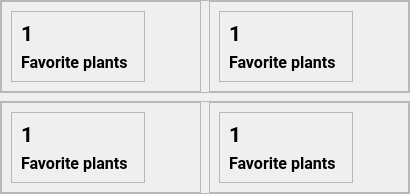
           <widget class="QWidget" name="cardsFrame" native="true">
            <layout class="QVBoxLayout" name="verticalLayout_15">
             <property name="spacing">
              <number>8</number>
             </property>
             <property name="leftMargin">
              <number>0</number>
             </property>
             <property name="topMargin">
              <number>0</number>
             </property>
             <property name="rightMargin">
              <number>0</number>
             </property>
             <property name="bottomMargin">
              <number>0</number>
             </property>
             <item>
              <widget class="QFrame" name="frame_ownPots_and_likedPlants">
               <property name="frameShape">
                <enum>QFrame::StyledPanel</enum>
               </property>
               <property name="frameShadow">
                <enum>QFrame::Raised</enum>
               </property>
               <layout class="QHBoxLayout" name="horizontalLayout_3">
                <property name="spacing">
                 <number>8</number>
                </property>
                <property name="leftMargin">
                 <number>0</number>
                </property>
                <property name="topMargin">
                 <number>0</number>
                </property>
                <property name="rightMargin">
                 <number>0</number>
                </property>
                <property name="bottomMargin">
                 <number>0</number>
                </property>
                <item>
                 <widget class="QFrame" name="card2">
                  <property name="minimumSize">
                   <size>
                    <width>200</width>
                    <height>0</height>
                   </size>
                  </property>
                  <property name="frameShape">
                   <enum>QFrame::StyledPanel</enum>
                  </property>
                  <property name="frameShadow">
                   <enum>QFrame::Raised</enum>
                  </property>
                  <layout class="QHBoxLayout" name="horizontalLayout_37">
                   <item>
                    <widget class="QFrame" name="frame_5">
                     <property name="frameShape">
                      <enum>QFrame::StyledPanel</enum>
                     </property>
                     <property name="frameShadow">
                      <enum>QFrame::Raised</enum>
                     </property>
                     <layout class="QVBoxLayout" name="verticalLayout_5">
                      <item>
                       <widget class="QLabel" name="label_13">
                        <property name="font">
                         <font>
                          <family>Roboto</family>
                          <pointsize>16</pointsize>
                          <weight>75</weight>
                          <bold>true</bold>
                         </font>
                        </property>
                        <property name="text">
                         <string>1</string>
                        </property>
                       </widget>
                      </item>
                      <item>
                       <widget class="QLabel" name="label_14">
                        <property name="font">
                         <font>
                          <family>Roboto</family>
                          <pointsize>12</pointsize>
                          <weight>75</weight>
                          <bold>true</bold>
                         </font>
                        </property>
                        <property name="text">
                         <string>Favorite plants</string>
                        </property>
                       </widget>
                      </item>
                     </layout>
                    </widget>
                   </item>
                   <item>
                    <widget class="QLabel" name="label_15">
                     <property name="maximumSize">
                      <size>
                       <width>40</width>
                       <height>40</height>
                      </size>
                     </property>
                     <property name="text">
                      <string/>
                     </property>
                     <property name="pixmap">
                      <pixmap resource="../resources.qrc">:/figma/assets/icons/figma/HomePage-top-cards-icons/Heart.svg</pixmap>
                     </property>
                     <property name="scaledContents">
                      <bool>true</bool>
                     </property>
                    </widget>
                   </item>
                  </layout>
                 </widget>
                </item>
                <item>
                 <widget class="QFrame" name="card1">
                  <property name="minimumSize">
                   <size>
                    <width>200</width>
                    <height>0</height>
                   </size>
                  </property>
                  <property name="frameShape">
                   <enum>QFrame::StyledPanel</enum>
                  </property>
                  <property name="frameShadow">
                   <enum>QFrame::Raised</enum>
                  </property>
                  <layout class="QHBoxLayout" name="horizontalLayout_36">
                   <item>
                    <widget class="QFrame" name="frame_6">
                     <property name="frameShape">
                      <enum>QFrame::StyledPanel</enum>
                     </property>
                     <property name="frameShadow">
                      <enum>QFrame::Raised</enum>
                     </property>
                     <layout class="QVBoxLayout" name="verticalLayout_17">
                      <item>
                       <widget class="QLabel" name="label_16">
                        <property name="font">
                         <font>
                          <family>Roboto</family>
                          <pointsize>16</pointsize>
                          <weight>75</weight>
                          <bold>true</bold>
                         </font>
                        </property>
                        <property name="text">
                         <string>1</string>
                        </property>
                       </widget>
                      </item>
                      <item>
                       <widget class="QLabel" name="label_17">
                        <property name="font">
                         <font>
                          <family>Roboto</family>
                          <pointsize>12</pointsize>
                          <weight>75</weight>
                          <bold>true</bold>
                         </font>
                        </property>
                        <property name="text">
                         <string>Favorite plants</string>
                        </property>
                       </widget>
                      </item>
                     </layout>
                    </widget>
                   </item>
                   <item>
                    <widget class="QLabel" name="label_18">
                     <property name="maximumSize">
                      <size>
                       <width>40</width>
                       <height>40</height>
                      </size>
                     </property>
                     <property name="text">
                      <string/>
                     </property>
                     <property name="pixmap">
                      <pixmap resource="../resources.qrc">:/figma/assets/icons/figma/HomePage-top-cards-icons/Pots.svg</pixmap>
                     </property>
                     <property name="scaledContents">
                      <bool>true</bool>
                     </property>
                    </widget>
                   </item>
                  </layout>
                 </widget>
                </item>
               </layout>
              </widget>
             </item>
             <item>
              <widget class="QFrame" name="frame_needWater_and_needEnergy">
               <property name="frameShape">
                <enum>QFrame::StyledPanel</enum>
               </property>
               <property name="frameShadow">
                <enum>QFrame::Raised</enum>
               </property>
               <layout class="QHBoxLayout" name="horizontalLayout_4">
                <property name="spacing">
                 <number>8</number>
                </property>
                <property name="leftMargin">
                 <number>0</number>
                </property>
                <property name="topMargin">
                 <number>0</number>
                </property>
                <property name="rightMargin">
                 <number>0</number>
                </property>
                <property name="bottomMargin">
                 <number>0</number>
                </property>
                <item>
                 <widget class="QFrame" name="card3">
                  <property name="minimumSize">
                   <size>
                    <width>200</width>
                    <height>0</height>
                   </size>
                  </property>
                  <property name="frameShape">
                   <enum>QFrame::StyledPanel</enum>
                  </property>
                  <property name="frameShadow">
                   <enum>QFrame::Raised</enum>
                  </property>
                  <layout class="QHBoxLayout" name="horizontalLayout_40">
                   <item>
                    <widget class="QFrame" name="frame_4">
                     <property name="frameShape">
                      <enum>QFrame::StyledPanel</enum>
                     </property>
                     <property name="frameShadow">
                      <enum>QFrame::Raised</enum>
                     </property>
                     <layout class="QVBoxLayout" name="verticalLayout_4">
                      <item>
                       <widget class="QLabel" name="label_10">
                        <property name="font">
                         <font>
                          <family>Roboto</family>
                          <pointsize>16</pointsize>
                          <weight>75</weight>
                          <bold>true</bold>
                         </font>
                        </property>
                        <property name="text">
                         <string>1</string>
                        </property>
                       </widget>
                      </item>
                      <item>
                       <widget class="QLabel" name="label_11">
                        <property name="font">
                         <font>
                          <family>Roboto</family>
                          <pointsize>12</pointsize>
                          <weight>75</weight>
                          <bold>true</bold>
                         </font>
                        </property>
                        <property name="text">
                         <string>Favorite plants</string>
                        </property>
                       </widget>
                      </item>
                     </layout>
                    </widget>
                   </item>
                   <item>
                    <widget class="QLabel" name="label_12">
                     <property name="maximumSize">
                      <size>
                       <width>40</width>
                       <height>40</height>
                      </size>
                     </property>
                     <property name="text">
                      <string/>
                     </property>
                     <property name="pixmap">
                      <pixmap resource="../resources.qrc">:/figma/assets/icons/figma/HomePage-top-cards-icons/Water.svg</pixmap>
                     </property>
                     <property name="scaledContents">
                      <bool>true</bool>
                     </property>
                    </widget>
                   </item>
                  </layout>
                 </widget>
                </item>
                <item>
                 <widget class="QFrame" name="card4">
                  <property name="minimumSize">
                   <size>
                    <width>200</width>
                    <height>0</height>
                   </size>
                  </property>
                  <property name="frameShape">
                   <enum>QFrame::StyledPanel</enum>
                  </property>
                  <property name="frameShadow">
                   <enum>QFrame::Raised</enum>
                  </property>
                  <layout class="QHBoxLayout" name="horizontalLayout_39">
                   <item>
                    <widget class="QFrame" name="frame_3">
                     <property name="frameShape">
                      <enum>QFrame::StyledPanel</enum>
                     </property>
                     <property name="frameShadow">
                      <enum>QFrame::Raised</enum>
                     </property>
                     <layout class="QVBoxLayout" name="verticalLayout_3">
                      <item>
                       <widget class="QLabel" name="label_7">
                        <property name="font">
                         <font>
                          <family>Roboto</family>
                          <pointsize>16</pointsize>
                          <weight>75</weight>
                          <bold>true</bold>
                         </font>
                        </property>
                        <property name="text">
                         <string>1</string>
                        </property>
                       </widget>
                      </item>
                      <item>
                       <widget class="QLabel" name="label_8">
                        <property name="font">
                         <font>
                          <family>Roboto</family>
                          <pointsize>12</pointsize>
                          <weight>75</weight>
                          <bold>true</bold>
                         </font>
                        </property>
                        <property name="text">
                         <string>Favorite plants</string>
                        </property>
                       </widget>
                      </item>
                     </layout>
                    </widget>
                   </item>
                   <item>
                    <widget class="QLabel" name="label_9">
                     <property name="maximumSize">
                      <size>
                       <width>40</width>
                       <height>40</height>
                      </size>
                     </property>
                     <property name="text">
                      <string/>
                     </property>
                     <property name="pixmap">
                      <pixmap resource="../resources.qrc">:/figma/assets/icons/figma/HomePage-top-cards-icons/Battery.svg</pixmap>
                     </property>
                     <property name="scaledContents">
                      <bool>true</bool>
                     </property>
                    </widget>
                   </item>
                  </layout>
                 </widget>
                </item>
               </layout>
              </widget>
             </item>
            </layout>
           </widget>
